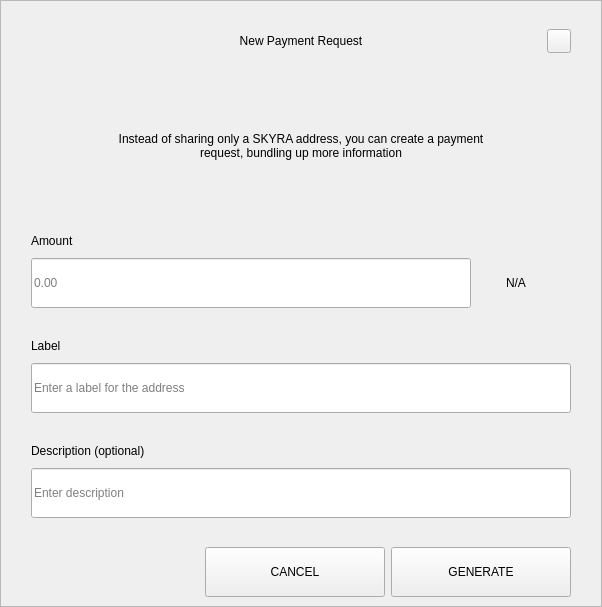
<?xml version="1.0" encoding="UTF-8"?>
<ui version="4.0">
 <class>RequestDialog</class>
 <widget class="QDialog" name="RequestDialog">
  <property name="geometry">
   <rect>
    <x>0</x>
    <y>0</y>
    <width>602</width>
    <height>607</height>
   </rect>
  </property>
  <property name="windowTitle">
   <string notr="true">N/A</string>
  </property>
  <layout class="QVBoxLayout" name="verticalLayout_5">
   <property name="spacing">
    <number>0</number>
   </property>
   <property name="leftMargin">
    <number>0</number>
   </property>
   <property name="topMargin">
    <number>0</number>
   </property>
   <property name="rightMargin">
    <number>0</number>
   </property>
   <property name="bottomMargin">
    <number>0</number>
   </property>
   <item>
    <widget class="QFrame" name="frame">
     <property name="styleSheet">
      <string notr="true"/>
     </property>
     <property name="frameShape">
      <enum>QFrame::StyledPanel</enum>
     </property>
     <property name="frameShadow">
      <enum>QFrame::Raised</enum>
     </property>
     <layout class="QVBoxLayout" name="verticalLayout_4" stretch="1,0,0">
      <property name="spacing">
       <number>0</number>
      </property>
      <property name="leftMargin">
       <number>30</number>
      </property>
      <property name="topMargin">
       <number>20</number>
      </property>
      <property name="rightMargin">
       <number>30</number>
      </property>
      <property name="bottomMargin">
       <number>0</number>
      </property>
      <item>
       <layout class="QHBoxLayout" name="horizontalLayout_3">
        <property name="spacing">
         <number>0</number>
        </property>
        <item>
         <spacer name="horizontalSpacer_21">
          <property name="orientation">
           <enum>Qt::Horizontal</enum>
          </property>
          <property name="sizeHint" stdset="0">
           <size>
            <width>40</width>
            <height>20</height>
           </size>
          </property>
         </spacer>
        </item>
        <item>
         <widget class="QLabel" name="labelTitle">
          <property name="minimumSize">
           <size>
            <width>0</width>
            <height>40</height>
           </size>
          </property>
          <property name="maximumSize">
           <size>
            <width>16777215</width>
            <height>40</height>
           </size>
          </property>
          <property name="styleSheet">
           <string notr="true">padding-left:24px;</string>
          </property>
          <property name="text">
           <string>New Payment Request</string>
          </property>
          <property name="alignment">
           <set>Qt::AlignCenter</set>
          </property>
          <property name="margin">
           <number>7</number>
          </property>
         </widget>
        </item>
        <item>
         <spacer name="horizontalSpacer">
          <property name="orientation">
           <enum>Qt::Horizontal</enum>
          </property>
          <property name="sizeHint" stdset="0">
           <size>
            <width>40</width>
            <height>20</height>
           </size>
          </property>
         </spacer>
        </item>
        <item>
         <widget class="QPushButton" name="btnEsc">
          <property name="minimumSize">
           <size>
            <width>24</width>
            <height>24</height>
           </size>
          </property>
          <property name="maximumSize">
           <size>
            <width>24</width>
            <height>24</height>
           </size>
          </property>
          <property name="focusPolicy">
           <enum>Qt::NoFocus</enum>
          </property>
          <property name="text">
           <string/>
          </property>
         </widget>
        </item>
       </layout>
      </item>
      <item>
       <widget class="QStackedWidget" name="stack">
        <property name="minimumSize">
         <size>
          <width>540</width>
          <height>0</height>
         </size>
        </property>
        <property name="maximumSize">
         <size>
          <width>540</width>
          <height>16777215</height>
         </size>
        </property>
        <property name="currentIndex">
         <number>0</number>
        </property>
        <widget class="QWidget" name="page_1">
         <property name="minimumSize">
          <size>
           <width>540</width>
           <height>0</height>
          </size>
         </property>
         <property name="maximumSize">
          <size>
           <width>540</width>
           <height>16777215</height>
          </size>
         </property>
         <layout class="QVBoxLayout" name="layout1">
          <property name="spacing">
           <number>0</number>
          </property>
          <property name="leftMargin">
           <number>0</number>
          </property>
          <property name="topMargin">
           <number>0</number>
          </property>
          <property name="rightMargin">
           <number>0</number>
          </property>
          <property name="bottomMargin">
           <number>0</number>
          </property>
          <item>
           <spacer name="verticalSpacer_21">
            <property name="orientation">
             <enum>Qt::Vertical</enum>
            </property>
            <property name="sizeType">
             <enum>QSizePolicy::Fixed</enum>
            </property>
            <property name="sizeHint" stdset="0">
             <size>
              <width>20</width>
              <height>30</height>
             </size>
            </property>
           </spacer>
          </item>
          <item alignment="Qt::AlignHCenter">
           <widget class="QLabel" name="labelMessage">
            <property name="minimumSize">
             <size>
              <width>400</width>
              <height>50</height>
             </size>
            </property>
            <property name="text">
             <string>Instead of sharing only a SKYRA address, you can create a payment request, bundling up more information</string>
            </property>
            <property name="alignment">
             <set>Qt::AlignCenter</set>
            </property>
            <property name="wordWrap">
             <bool>true</bool>
            </property>
           </widget>
          </item>
          <item alignment="Qt::AlignBottom">
           <widget class="QWidget" name="containerAmount" native="true">
            <layout class="QVBoxLayout" name="verticalLayout">
             <property name="spacing">
              <number>9</number>
             </property>
             <property name="leftMargin">
              <number>0</number>
             </property>
             <property name="topMargin">
              <number>0</number>
             </property>
             <property name="rightMargin">
              <number>0</number>
             </property>
             <property name="bottomMargin">
              <number>0</number>
             </property>
             <item>
              <widget class="QLabel" name="labelSubtitleAmount">
               <property name="minimumSize">
                <size>
                 <width>350</width>
                 <height>16</height>
                </size>
               </property>
               <property name="maximumSize">
                <size>
                 <width>16777215</width>
                 <height>16</height>
                </size>
               </property>
               <property name="text">
                <string>Amount</string>
               </property>
              </widget>
             </item>
             <item alignment="Qt::AlignTop">
              <widget class="QWidget" name="layoutAmount" native="true">
               <layout class="QHBoxLayout" name="horizontalLayout" stretch="2,0">
                <property name="spacing">
                 <number>0</number>
                </property>
                <property name="leftMargin">
                 <number>0</number>
                </property>
                <property name="topMargin">
                 <number>0</number>
                </property>
                <property name="rightMargin">
                 <number>0</number>
                </property>
                <property name="bottomMargin">
                 <number>0</number>
                </property>
                <item>
                 <widget class="QLineEdit" name="lineEditAmount">
                  <property name="minimumSize">
                   <size>
                    <width>0</width>
                    <height>50</height>
                   </size>
                  </property>
                  <property name="maximumSize">
                   <size>
                    <width>16777215</width>
                    <height>50</height>
                   </size>
                  </property>
                  <property name="placeholderText">
                   <string notr="true">0.00</string>
                  </property>
                 </widget>
                </item>
                <item>
                 <widget class="QWidget" name="comboContainer" native="true">
                  <property name="minimumSize">
                   <size>
                    <width>100</width>
                    <height>50</height>
                   </size>
                  </property>
                  <property name="maximumSize">
                   <size>
                    <width>16777215</width>
                    <height>50</height>
                   </size>
                  </property>
                  <layout class="QHBoxLayout" name="horizontalLayout_31">
                   <property name="spacing">
                    <number>0</number>
                   </property>
                   <property name="leftMargin">
                    <number>0</number>
                   </property>
                   <property name="topMargin">
                    <number>0</number>
                   </property>
                   <property name="rightMargin">
                    <number>10</number>
                   </property>
                   <property name="bottomMargin">
                    <number>0</number>
                   </property>
                   <item>
                    <widget class="QLabel" name="comboBoxCoin">
                     <property name="text">
                      <string notr="true">N/A</string>
                     </property>
                     <property name="alignment">
                      <set>Qt::AlignCenter</set>
                     </property>
                    </widget>
                   </item>
                  </layout>
                 </widget>
                </item>
               </layout>
              </widget>
             </item>
            </layout>
           </widget>
          </item>
          <item>
           <spacer name="verticalSpacer_31">
            <property name="orientation">
             <enum>Qt::Vertical</enum>
            </property>
            <property name="sizeType">
             <enum>QSizePolicy::Fixed</enum>
            </property>
            <property name="sizeHint" stdset="0">
             <size>
              <width>20</width>
              <height>30</height>
             </size>
            </property>
           </spacer>
          </item>
          <item>
           <layout class="QVBoxLayout" name="verticalLayoutLabel">
            <property name="spacing">
             <number>9</number>
            </property>
            <item>
             <widget class="QLabel" name="labelSubtitleLabel">
              <property name="minimumSize">
               <size>
                <width>0</width>
                <height>16</height>
               </size>
              </property>
              <property name="maximumSize">
               <size>
                <width>16777215</width>
                <height>16</height>
               </size>
              </property>
              <property name="text">
               <string>Label</string>
              </property>
             </widget>
            </item>
            <item>
             <widget class="QLineEdit" name="lineEditLabel">
              <property name="minimumSize">
               <size>
                <width>0</width>
                <height>50</height>
               </size>
              </property>
              <property name="maximumSize">
               <size>
                <width>16777215</width>
                <height>50</height>
               </size>
              </property>
              <property name="placeholderText">
               <string>Enter a label for the address</string>
              </property>
             </widget>
            </item>
           </layout>
          </item>
          <item>
           <spacer name="verticalSpacer_34">
            <property name="orientation">
             <enum>Qt::Vertical</enum>
            </property>
            <property name="sizeType">
             <enum>QSizePolicy::Fixed</enum>
            </property>
            <property name="sizeHint" stdset="0">
             <size>
              <width>20</width>
              <height>30</height>
             </size>
            </property>
           </spacer>
          </item>
          <item>
           <layout class="QVBoxLayout" name="verticalLayoutDescription">
            <property name="spacing">
             <number>9</number>
            </property>
            <item>
             <widget class="QLabel" name="labelSubtitleDescription">
              <property name="minimumSize">
               <size>
                <width>0</width>
                <height>16</height>
               </size>
              </property>
              <property name="maximumSize">
               <size>
                <width>16777215</width>
                <height>16</height>
               </size>
              </property>
              <property name="text">
               <string>Description (optional)</string>
              </property>
             </widget>
            </item>
            <item>
             <widget class="QLineEdit" name="lineEditDescription">
              <property name="minimumSize">
               <size>
                <width>0</width>
                <height>50</height>
               </size>
              </property>
              <property name="maximumSize">
               <size>
                <width>16777215</width>
                <height>50</height>
               </size>
              </property>
              <property name="placeholderText">
               <string>Enter description</string>
              </property>
             </widget>
            </item>
            <item>
             <spacer name="verticalSpacer_4">
              <property name="orientation">
               <enum>Qt::Vertical</enum>
              </property>
              <property name="sizeType">
               <enum>QSizePolicy::Fixed</enum>
              </property>
              <property name="sizeHint" stdset="0">
               <size>
                <width>20</width>
                <height>20</height>
               </size>
              </property>
             </spacer>
            </item>
           </layout>
          </item>
         </layout>
        </widget>
        <widget class="QWidget" name="page_2">
         <layout class="QVBoxLayout" name="layout2">
          <item>
           <spacer name="verticalSpacer_5">
            <property name="orientation">
             <enum>Qt::Vertical</enum>
            </property>
            <property name="sizeType">
             <enum>QSizePolicy::Fixed</enum>
            </property>
            <property name="sizeHint" stdset="0">
             <size>
              <width>20</width>
              <height>50</height>
             </size>
            </property>
           </spacer>
          </item>
          <item alignment="Qt::AlignHCenter">
           <widget class="QLabel" name="labelQrImg">
            <property name="minimumSize">
             <size>
              <width>260</width>
              <height>260</height>
             </size>
            </property>
            <property name="maximumSize">
             <size>
              <width>260</width>
              <height>260</height>
             </size>
            </property>
            <property name="text">
             <string/>
            </property>
            <property name="alignment">
             <set>Qt::AlignCenter</set>
            </property>
           </widget>
          </item>
          <item>
           <spacer name="verticalSpacer_2">
            <property name="orientation">
             <enum>Qt::Vertical</enum>
            </property>
            <property name="sizeType">
             <enum>QSizePolicy::Fixed</enum>
            </property>
            <property name="sizeHint" stdset="0">
             <size>
              <width>20</width>
              <height>30</height>
             </size>
            </property>
           </spacer>
          </item>
          <item alignment="Qt::AlignHCenter">
           <widget class="QLabel" name="labelAddress">
            <property name="text">
             <string notr="true">N/A </string>
            </property>
           </widget>
          </item>
          <item>
           <spacer name="verticalSpacer_32">
            <property name="orientation">
             <enum>Qt::Vertical</enum>
            </property>
            <property name="sizeType">
             <enum>QSizePolicy::Expanding</enum>
            </property>
            <property name="sizeHint" stdset="0">
             <size>
              <width>20</width>
              <height>20</height>
             </size>
            </property>
           </spacer>
          </item>
          <item>
           <layout class="QHBoxLayout" name="horizontal">
            <property name="leftMargin">
             <number>20</number>
            </property>
            <property name="rightMargin">
             <number>20</number>
            </property>
            <property name="bottomMargin">
             <number>20</number>
            </property>
            <item>
             <spacer name="horizontalSpacer_4">
              <property name="orientation">
               <enum>Qt::Horizontal</enum>
              </property>
              <property name="sizeHint" stdset="0">
               <size>
                <width>40</width>
                <height>20</height>
               </size>
              </property>
             </spacer>
            </item>
            <item>
             <widget class="QPushButton" name="btnCopyAddress">
              <property name="minimumSize">
               <size>
                <width>180</width>
                <height>50</height>
               </size>
              </property>
              <property name="text">
               <string>COPY ADDRESS</string>
              </property>
             </widget>
            </item>
            <item>
             <widget class="QPushButton" name="btnCopyUrl">
              <property name="minimumSize">
               <size>
                <width>180</width>
                <height>50</height>
               </size>
              </property>
              <property name="text">
               <string>COPY URL</string>
              </property>
             </widget>
            </item>
            <item>
             <spacer name="horizontalSpacer_2">
              <property name="orientation">
               <enum>Qt::Horizontal</enum>
              </property>
              <property name="sizeHint" stdset="0">
               <size>
                <width>40</width>
                <height>20</height>
               </size>
              </property>
             </spacer>
            </item>
           </layout>
          </item>
         </layout>
        </widget>
       </widget>
      </item>
      <item>
       <widget class="QWidget" name="buttonsStack" native="true">
        <layout class="QHBoxLayout" name="horizontalLayout_5">
         <property name="leftMargin">
          <number>20</number>
         </property>
         <property name="rightMargin">
          <number>0</number>
         </property>
         <item>
          <spacer name="horizontalSpacer_41">
           <property name="orientation">
            <enum>Qt::Horizontal</enum>
           </property>
           <property name="sizeHint" stdset="0">
            <size>
             <width>40</width>
             <height>20</height>
            </size>
           </property>
          </spacer>
         </item>
         <item>
          <widget class="QPushButton" name="btnCancel">
           <property name="minimumSize">
            <size>
             <width>180</width>
             <height>50</height>
            </size>
           </property>
           <property name="focusPolicy">
            <enum>Qt::NoFocus</enum>
           </property>
           <property name="text">
            <string>CANCEL</string>
           </property>
          </widget>
         </item>
         <item>
          <widget class="QPushButton" name="btnSave">
           <property name="minimumSize">
            <size>
             <width>180</width>
             <height>50</height>
            </size>
           </property>
           <property name="focusPolicy">
            <enum>Qt::NoFocus</enum>
           </property>
           <property name="text">
            <string>GENERATE</string>
           </property>
          </widget>
         </item>
        </layout>
       </widget>
      </item>
     </layout>
    </widget>
   </item>
  </layout>
 </widget>
 <resources/>
 <connections/>
</ui>
